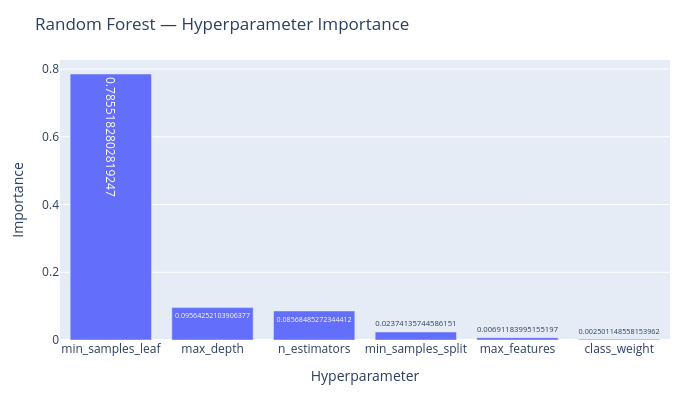

Notebook cell for this chart:
### Code cell
# ============================================================
# CELL 34 — RANDOM FOREST HYPERPARAMETER IMPORTANCE
# ============================================================

try:

    rf_importance = optuna.importance.get_param_importances(
        rf_study
    )

    rf_importance_df = pd.DataFrame(
        {
            "Hyperparameter": list(rf_importance.keys()),
            "Importance": list(rf_importance.values())
        }
    )

    display(
        rf_importance_df.round(4)
    )

    fig = px.bar(
        rf_importance_df,
        x="Hyperparameter",
        y="Importance",
        text="Importance",
        title="Random Forest — Hyperparameter Importance"
    )

    fig.update_layout(
        width=700,
        height=400,
        margin=dict(
            l=60,
            r=30,
            t=60,
            b=60
        )
    )

    fig.show()

except Exception as error:

    print("Hyperparameter importance could not be calculated.")
    print("Reason:", error)

### Figure 1 — Plotly figure (JSON) as saved in the notebook; plotly's stock layout.template omitted (floating-point values rounded to 4 significant figures)
{"data": [{"hovertemplate": "Hyperparameter=%{x}<br>Importance=%{text}<extra></extra>", "legendgroup": "", "marker": {"color": "#636efa", "pattern": {"shape": ""}}, "name": "", "orientation": "v", "showlegend": false, "text": [0.7855, 0.09564, 0.08568, 0.02374, 0.006912, 0.002501], "textposition": "auto", "type": "bar", "x": ["min_samples_leaf", "max_depth", "n_estimators", "min_samples_split", "max_features", "class_weight"], "xaxis": "x", "y": [0.7855, 0.09564, 0.08568, 0.02374, 0.006912, 0.002501], "yaxis": "y"}], "layout": {"barmode": "relative", "height": 400, "legend": {"tracegroupgap": 0}, "margin": {"b": 60, "l": 60, "r": 30, "t": 60}, "title": {"text": "Random Forest — Hyperparameter Importance"}, "width": 700, "xaxis": {"anchor": "y", "domain": [0, 1], "title": {"text": "Hyperparameter"}}, "yaxis": {"anchor": "x", "domain": [0, 1], "title": {"text": "Importance"}}}}
